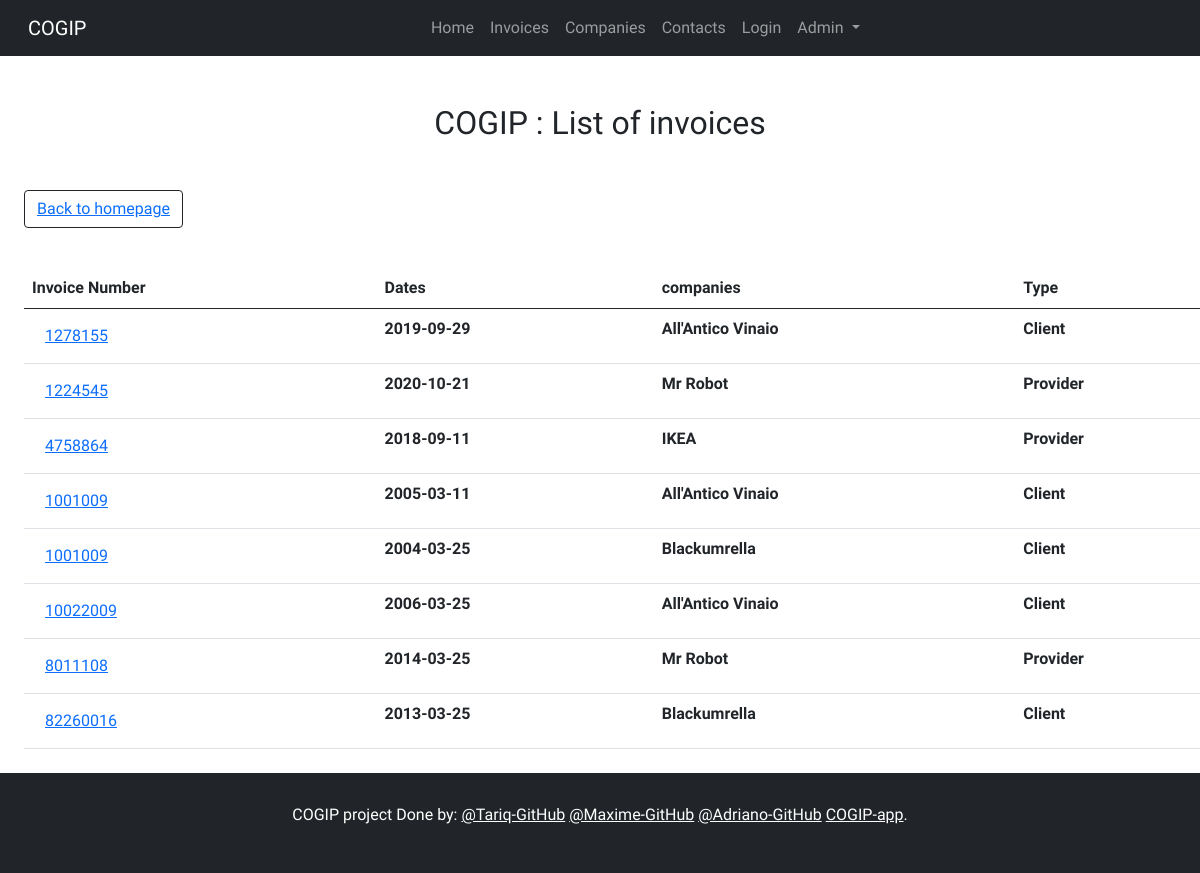
The page /?page=invoices on the database as committed earlier.
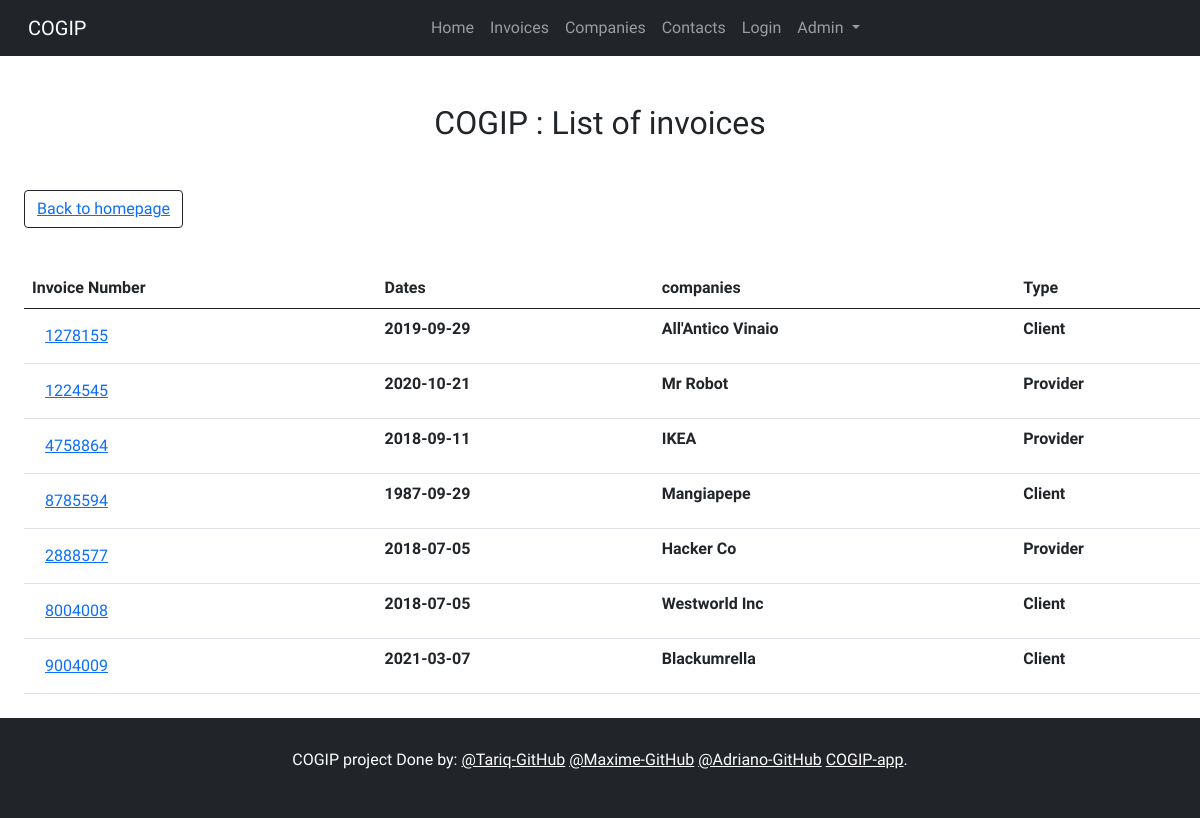
The same page on the database as committed later.
### tables this page shows
CREATE TABLE `invoices` (
  `invoice_id` int(20) NOT NULL,
  `invoice_number` int(100) NOT NULL,
  `invoice_date` date NOT NULL,
  `company_id` int(50) NOT NULL,
  `employee_id` int(50) NOT NULL
);

CREATE TABLE `companies` (
  `company_id` int(20) NOT NULL,
  `company_name` varchar(255) NOT NULL,
  `country` varchar(255) NOT NULL,
  `VAT_number` int(11) NOT NULL,
  `type_id` int(50) NOT NULL
);

CREATE TABLE `type_of_company` (
  `type_id` int(20) NOT NULL,
  `company_type` varchar(255) DEFAULT NULL
);

### src/controller/InvoicesController.php (called while the page is built)
<?php
require_once('./Model/InvoicesManager.php');
class InvoicesController
{
public function render(){
  $invoices = new InvoicesManager();
  require('./view/Invoices.php');
}
}

### src/index.php (called while the page is built, shortened)
<?php
require_once('controller/InvoicesController.php');
$controller = new HomepageController();
if (isset($_GET['page']) && $_GET['page'] === 'invoices') {
  $controller = new InvoicesController();
}
$controller->render();

### src/model/InvoicesManager.php (called while the page is built, shortened)
<?php
class InvoicesManager extends Manager{
public function displayInvoice()
{
  $db = $this->connectDb();
  try{
    $response = $db->prepare("SELECT * FROM invoices i
    INNER JOIN companies c
    ON c.company_id = i.company_id
    INNER JOIN type_of_company t
    ON t.type_id=c.type_id");
    $response->execute();
} catch (Exception $e){
    echo $e->getMessage();
    exit();
}
return $response;
}
}

### src/view/Invoices.php (the view, shortened to what this page needs)
<?php require_once "include/header.php";?>
    <section>
        <h2 class="my-5 d-flex justify-content-center">COGIP : List of invoices</h2>
        <p class="fs-6 mx-4 btn btn-outline-dark"><a href="../"> Back to homepage</a> </p>
        <table class="my-4 table mx-4">
          <thead>
            <tr>
              <th scope="col">Invoice Number</th>
              <th scope="col">Dates</th>
              <th scope="col">companies</th>
              <th scope="col">Type</th>
            </tr>
          </thead>
          <tr>
            <?php foreach ($invoices->displayInvoice() as $invoice) : ?>
              <form method="POST" action= "">
                  <th><button type="submit" class="btn btn-link"  name="invoice"><?= $invoice['invoice_number'] ?></button></th>
                </form>
                  <th><?= $invoice['invoice_date'] ?></th>
                  <th><?= $invoice['company_name']?></th>
                  <th><?= $invoice['company_type']?></th>
          </tr>
          <?php endforeach ?>
        </table>
    </section>
<?php require_once "include/footer.php"; ?>

### src/view/include/header.php (shortened to what this page needs)
<!DOCTYPE html>
<html lang="en">
<head>
    <link rel="stylesheet" href="./assets/css/style.css">
    <link href="https://cdn.jsdelivr.net/npm/bootstrap@5.0.0-beta3/dist/css/bootstrap.min.css" rel="stylesheet"
>
</head>
<body style="font-family: 'Inconsolata', monospace">
  <header>
    <nav class="navbar navbar-expand-lg navbar-dark bg-dark">
  <div class="container-fluid">
    <a class="navbar-brand mx-3" href="/index.php">COGIP</a>
    <div class="collapse navbar-collapse d-flex justify-content-center" id="navbarNavDropdown">
      <ul class="navbar-nav">
        <li class="nav-item">
          <a class="nav-link" aria-current="page" href="/index.php">Home</a>
        </li>
        <li class="nav-item">
          <a class="nav-link" href="/?page=invoices">Invoices</a>
        </li>
        <li class="nav-item">
          <a class="nav-link" href="/?page=companies">Companies</a>
        </li>
        <li class="nav-item">
          <a class="nav-link" href="/?page=contacts">Contacts</a>
        </li>
        <li class="nav-item">
          <a class="nav-link" aria-current="page" href="/?page=register">Login</a>
        </li>
        <li class="nav-item dropdown">
          <a class="nav-link dropdown-toggle" href="#" data-target="#"
          id="navbarDropdownMenuLink" role="button"
          data-bs-toggle="dropdown" aria-expanded="false">
            Admin
          </a>
        </li>
      </ul>
    </div>
  </div>
</nav>
</header>

### src/view/include/Footer.php (shortened to what this page needs)
<footer class="d-flex justify-content-center d-flex align-items-center  footer-dark bg-dark" style="color: white; height:100px" >
<p>COGIP project Done by:
<a href="https://github.com/Tselawi" style="color: white">@Tariq-GitHub</a>
<a href="https://github.com/Maxime-Bott" style="color: white">@Maxime-GitHub</a>
<a href="https://github.com/Ooverz" style="color: white">@Adriano-GitHub</a>
<a href="https://github.com/Ooverz/Cogip_php" style="color: white">COGIP-app</a>.</p>
</footer>
</body>
</html>

### src/assets/css/style.css (style rules this page uses)
body { font-size: 48px; font-family: 'Crimson Pro', serif; }

Rows that differ between the two databases and show on the page:
removed invoices: invoice_number "1001009", invoice_date "2005-03-11", company.company_name "All'Antico Vinaio", type_of_company.company_type "Client"
removed invoices: invoice_number "1001009", invoice_date "2004-03-25", company.company_name "Blackumrella", type_of_company.company_type "Client"
removed invoices: invoice_number "10022009", invoice_date "2006-03-25", company.company_name "All'Antico Vinaio", type_of_company.company_type "Client"
removed invoices: invoice_number "8011108", invoice_date "2014-03-25", company.company_name "Mr Robot", type_of_company.company_type "Provider"
removed invoices: invoice_number "82260016", invoice_date "2013-03-25", company.company_name "Blackumrella", type_of_company.company_type "Client"
added invoices: invoice_number "8785594", invoice_date "1987-09-29", company.company_name "Mangiapepe", type_of_company.company_type "Client"
added invoices: invoice_number "2888577", invoice_date "2018-07-05", company.company_name "Hacker Co", type_of_company.company_type "Provider"
added invoices: invoice_number "8004008", invoice_date "2018-07-05", company.company_name "Westworld Inc", type_of_company.company_type "Client"
added invoices: invoice_number "9004009", invoice_date "2021-03-07", company.company_name "Blackumrella", type_of_company.company_type "Client"
